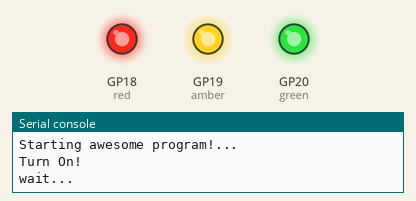
The program below on a simulated Raspberry Pi Pico running MicroPython. Shown: output pins drawn as LEDs (lit = HIGH), the last lines printed to the serial console. At 5.0 s the program stops and its outputs stay as they are.

Above: at 0.1 s.
At 5.1 s:
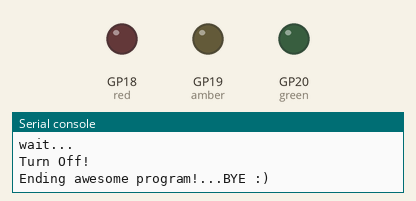
Timing chart, 0 to 6.5 s (numbered marks = the images above):
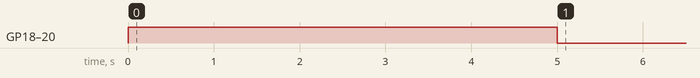

Measured:
- by itself, GP18 (red), GP19 (amber), GP20 (green): LOW → HIGH at 0.00 s, → LOW 5.0 s later

The program:

02-pico-advent-d02-p01.py
```python
# https://thepihut.com/pages/advent

# Day-2 - https://thepihut.com/blogs/raspberry-pi-tutorials/maker-advent-calendar-day-2-let-s-get-blinky

from machine import Pin
import time

print("Starting awesome program!...")

# GPIO18 (physical pin 24) for Red
# GPIO19 (physical pin 25) for Amber
# GPIO20 (physical pin 26) for Green

red = Pin(18, Pin.OUT)
amber = Pin(19, Pin.OUT)
green = Pin(20, Pin.OUT)

print("Turn On!")
red.value(1)
amber.value(1)
green.value(1)

print("wait...")
time.sleep(5)

print("Turn Off!")
red.value(0)
amber.value(0)
green.value(0)

print("Ending awesome program!...BYE :)")
```
